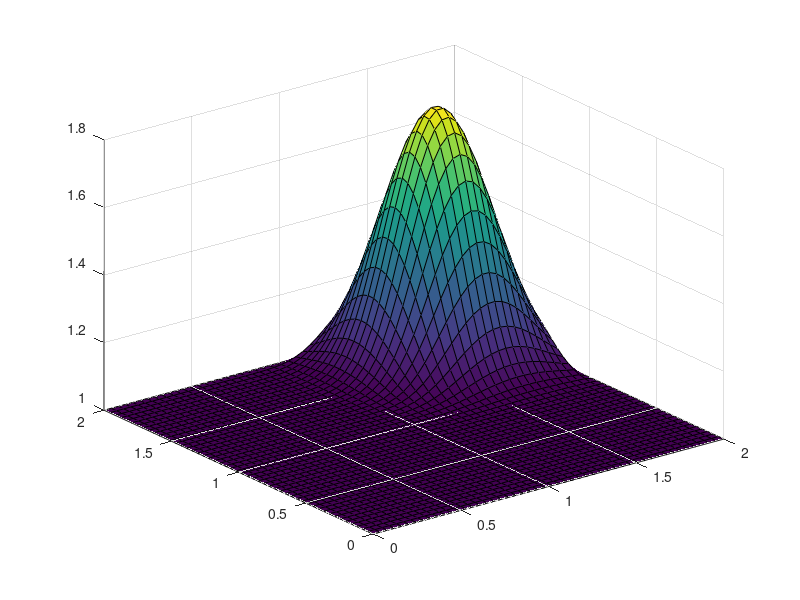

The MATLAB source for this figure:
%% Step 5: 2D Linear Convection 

clc
clear all

Lx = 2;
Ly = 2;
nx = 50;
ny = 50;
dx = Lx/(nx-1);
dy = Ly/(ny-1);

for i = 1:nx
   for j = 1:ny
        x(i,j) = (i-1)*dx;
        y(i,j) = (j-1)*dy;
   end
end
nt = 100;
sigma=0.2;
c  = 2;
dt = (sigma*dx)/c;

u=ones(nx,ny);
%% Initial Condition
for i= 1:nx
    
    for j =1:ny
        if x(i,j) >= 0.5 && x(i,j) <= 1 && y(i,j)>=0.5 && y(i,j)<=1 
            u(i,j)=2;
        else
            u(i,j)=1;
        end
            
    end
    
end
%% Computation
t=1;

while t<=nt
    u1=u;
    for i = 2:nx-1
        for j = 2:ny-1
            u(i,j)=u1(i,j)-c*(dt/dx)*(u1(i,j)-u1(i-1,j))-c*(dt/dy)*(u1(i,j)-u1(i,j-1));
        end
        
    end
    t=t+1;
    surf(x,y,u)
    pause(0.1)
end
